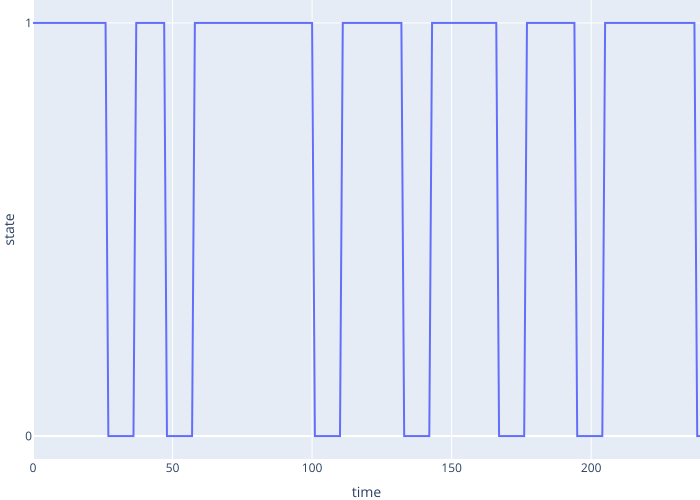

The Python source for this figure:
import json
import plotly.express as px
import polars as pl
import sys

df = pl.from_dicts(json.load(sys.stdin)).with_columns(
    pl.when(pl.col("state") == "work").then(1).otherwise(0).alias("state")
)

fig = px.line(df, x="time", y="state")
fig.update_layout(margin={"l": 0, "r": 0, "t": 0, "b": 0}).update_yaxes(tickvals=[0, 1])
fig.write_image(sys.argv[1])
